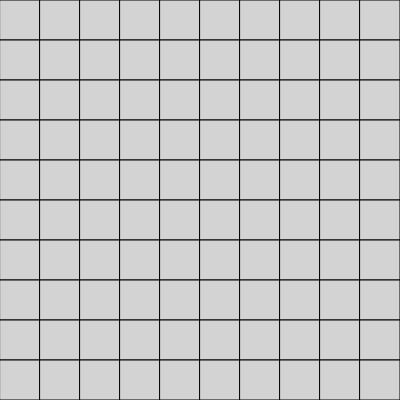
Frame 1 (no input)
Frame 60 (no input): identical to frame 1, image omitted
Frame 120 (the mouse pressed at the canvas centre since frame 60): identical to frame 1, image omitted

The p5.js sketch that drew this single still picture (run headless with seeded random() and noise() and a simulated clock; from frame 60 on, the mouse is pressed at the canvas centre):

// p5.js sketch
// ── sketch.js
let grid;
let restartButton;
let widthInput;
let heightInput;
let numMinesInput;





function mouseClicked(ev) {
  let clickX = ev.clientX;
  let clickY = ev.clientY;
  
  if (clickX >= 0 && clickY >= 0 && clickX < grid.gridWidth && clickY < grid.gridHeight) {
    grid.handleClickRaw(ev.clientX, ev.clientY);
  } else {
    print("click outside of grid");
  }
  ev.preventDefault();
}

function doubleClicked(ev) {
  let clickX = ev.clientX;
  let clickY = ev.clientY;
  
  if (clickX >= 0 && clickY >= 0 && clickX < grid.gridWidth && clickY < grid.gridHeight) {
    grid.handleDoubleClickRaw(ev.clientX, ev.clientY);
  }
  ev.preventDefault();
}

function mouseRightClicked(ev) {
  grid.handleRightClickRaw(ev.clientX,ev.clientY);
}

function reset() {
  print(heightInput.value(), typeof heightInput.value())
  let numCellsX = parseInt(widthInput.value());
  let numCellsY = parseInt(heightInput.value());
  let numMines = parseInt(numMinesInput.value());
  print("numCellsX", numCellsX);
  let cellWidth = min(width / numCellsX, height / numCellsY);
  grid = new Grid(numCellsX,numCellsY,numMines);
  grid.draw();
}

function restartButtonClicked() {
  print("restart button clicked")
  reset();
}

function setup() {
  createCanvas(400, 400);
  restartButton = createButton("New Game!");
  restartButton.mouseClicked(restartButtonClicked);
  let widthInputDiv = createDiv("Width:");
  widthInput = createInput(10, "number");
  widthInput.parent = widthInputDiv;
  
  let heightInputDiv = createDiv("Height:");
  heightInput = createInput(10, "number");
  heightInput.parent = heightInputDiv;
  
  let numMinesDiv = createDiv("Number of Mines:");
  numMinesInput = createInput(15);
  
  for (let element of document.getElementsByClassName("p5Canvas")) {
    element.addEventListener("contextmenu", (e) => {
      e.preventDefault();
      mouseRightClicked(e);
      
    });
  }
  reset();
}

function draw() {
  background(220);
  grid.draw();
}
// ── cell.js
class Cell {
  constructor(x, y, width, mine, revealed) {
    this.x = x;
    this.y = y;
    this.width = width;
    this.num = 0;
    this.flagged = false;
    
    if (mine === undefined) {
      this.mine = false;
    } else {
      this.mine = mine;
    }
    
    if (revealed === undefined) {
      this.revealed = false
    } else {
      this.revealed = revealed;
    }
    
    this.revealedSurrounding = false;
  }
  
  reveal() {
    this.revealed = true;
  }   
  
  toggleFlag() {
    print("flag");
    this.flagged = !this.flagged;
  }
  
  draw() {
    const mineDiameter = this.width * 0.8;
    push();
    if (this.flagged) {
      fill("indianred")
    } else if (this.revealed && this.mine) {
      fill("red");
    } else if (this.revealed) {
      fill("white");
    } else {
      fill("lightgray");
    }
    rect(this.x, this.y, this.width, this.width);
    pop();
    
    if (this.num > 0 && !this.mine && this.revealed) {
      push();
      fill("red");
      textSize(this.width*0.8);
      text(`${this.num}`, this.x+this.width/4,this.y+(this.width*0.7));
      pop();
    } 
  }
}
// ── grid.js
class Grid {
  constructor(xNum, yNum, numMines, gridWidth, gridHeight) {
    print(xNum, yNum);
    this.xNum = xNum;
    this.yNum = yNum;
    this.numMines = numMines;
    this.gridWidth = gridWidth || width;
    this.gridHeight = gridHeight || height;
    
    this.cells = [];
    
    this.initialize();
  }
  
  get cellWidth() {
    return min(this.gridWidth / this.xNum, this.gridHeight/this.yNum);
  }
  
  initialize() {
    let cWidth = this.cellWidth;
    this.cells = [];
    for (let x = 0; x < this.xNum; x++) {
      let col = [];
      for (let y = 0; y < this.yNum; y++) {
        col.push(new Cell(x*cWidth, y*cWidth, cWidth));
      }
      this.cells.push(col);
    }
    
    // pick the mines
    let cNumMines = 0;
    while (cNumMines < this.numMines) {
      let mineX = floor(random(this.xNum));
      let mineY = floor(random(this.yNum));
      print(this.cells);
      print(mineX);
      print(mineY);
      if (!this.cells[mineX][mineY].mine) {
        this.cells[mineX][mineY].mine = true;
        cNumMines++;
      }
    }
    
    // set the numbers for cells
    for (let x = 0; x < this.xNum; x++) {
      for (let y = 0; y < this.yNum; y++) {
        if (this.cells[x][y].mine) {
          continue;
        }
        let num = 0;
        if (x > 0) {
          num += this.cells[x-1][y].mine ? 1: 0;
          if (y > 0) {
            num += this.cells[x-1][y-1].mine ? 1 : 0;
          }
        }
        if (y > 0) {
          num += this.cells[x][y-1].mine?1:0;
          if (x+1 < this.xNum) {
            num += this.cells[x+1][y-1].mine?1:0;
          }
        }
        if (x+1 < this.xNum) {
          num += this.cells[x+1][y].mine? 1:0;
          
          if (y+1 < this.yNum) {
            num += this.cells[x+1][y+1].mine?1:0;
          }
        }
        if (y+1 < this.yNum) {
          num += this.cells[x][y+1].mine? 1:0;
          if (x > 0) {
            num += this.cells[x-1][y+1].mine? 1: 0;
          }
        }
        this.cells[x][y].num = num;
      }
    }
  }
  draw() {
    for (let col of this.cells) {
      for (let cell of col) {
        cell.draw();
      }
    }
  }
  
  revealSurrounding(x, y) {
    let c = this.cells[x][y];
    print(`revealSurrounding(${x}, ${y}) | c.superRevealed=${c.revealedSurrounding}`)
    
    if (c.revealed && c.num > 0) {
      let numFlags = this.getNumSurroundingFlags(x,y);
      if (c.num == numFlags) {
        if (c.revealedSurrounding) {
          return;
        }
        c.revealedSurrounding = true;
        // we can reveal all non flagged cells surrounding the cell using the handleClick method so if a mine is revealed it ends the game
        for (let nCell of this.getSurroundingCells(x,y)) {
          if (nCell.cell.flagged) {
            continue;
          }
          
          // nCell.cell.reveal();
          this.handleClick(nCell.x, nCell.y);
        }
      }
    }
  }
  
  handleClick(col, row) {
    let x = col;
    let y = row;
    if (x >= 0 && y >= 0 && x < this.xNum && y < this.yNum) {
      if (this.cells[x][y].revealed) {
        this.revealSurrounding(x,y);
        return;
      }
      if (this.cells[x][y].flagged) {
        return;
      }
      this.cells[x][y].reveal();
    }
    if (!this.cells[x][y].mine && this.cells[x][y].num == 0) {
      if (x > 0) {
        if (!this.cells[x-1][y].revealed) {
          this.handleClick(x-1,y);
        }
        if (y > 0) {
          if (!this.cells[x-1][y-1].revealed) {
            this.handleClick(x-1,y-1);
          }
        }
      }
      if (y > 0) {
        if (!this.cells[x][y-1].revealed) {
          this.handleClick(x,y-1);
        }
        if (x+1 < this.xNum) {
          if (!this.cells[x+1][y-1].revealed) {
            this.handleClick(x+1,y-1);
          }
        }
      }
      if (x+1 < this.xNum) {
        if (!this.cells[x+1][y].revealed) {
          this.handleClick(x+1,y);
        }

        if (y+1 < this.yNum) {
          if (!this.cells[x+1][y+1].revealed) {
            this.handleClick(x+1,y+1);
          }  
        }
      }
      if (y+1 < this.yNum) {
        if (!this.cells[x][y+1].revealed) {
          this.handleClick(x,y+1);
        }
        if (x > 0) {
          if (!this.cells[x-1][y+1].revealed) {
            this.handleClick(x-1,y+1);
          }
        }
      }
    }
  }
  
  handleClickRaw(clickX,clickY) {
    let x = floor(clickX / this.cellWidth);
    let y = floor(clickY / this.cellWidth);
    this.handleClick(x,y);
    
  }
  
  getSurroundingCells(x,y) {
    // returns a list of objects of the form {x: col, y: row, cell: cell object}
    const offsets = [
      [-1, -1], [-1, 0], [-1, 1],
      [0, -1],           [0, 1],
      [1, -1], [1, 0], [1, 1]
    ];
    let localCells = []

    for (const [dx, dy] of offsets) {
      const newX = x + dx;
      const newY = y + dy;

      // Check if the new coordinates are within bounds
      if (newX >= 0 && newX < this.xNum && newY >= 0 && newY < this.yNum) {
        let o = {
          x: newX,
          y: newY,
          cell: this.cells[newX][newY]
        };
        localCells.push(o);
      }
    }
    return localCells;
    
  }
  
    
  getSurroundingMines(x, y) {
    const mines = [];

    // Define the relative coordinates of adjacent cells
    const offsets = [
      [-1, -1], [-1, 0], [-1, 1],
      [0, -1],           [0, 1],
      [1, -1], [1, 0], [1, 1]
    ];

    for (const [dx, dy] of offsets) {
      const newX = x + dx;
      const newY = y + dy;

      // Check if the new coordinates are within bounds
      if (newX >= 0 && newX < this.xNum && newY >= 0 && newY < this.yNum) {
        if (this.cells[newX][newY].mine) {
          mines.push(this.cells[newX][newY]);
        }
      }
    }

    return mines;
  }
  
  
  getNumSurroundingMines(col, row) {
    return this.getSurroundingMines().length;
  }
  
  
  getSurroundingFlags(x,y) {
    const flags = [];

    // Define the relative coordinates of adjacent cells
    const offsets = [
      [-1, -1], [-1, 0], [-1, 1],
      [0, -1],           [0, 1],
      [1, -1], [1, 0], [1, 1]
    ];

    for (const [dx, dy] of offsets) {
      const newX = x + dx;
      const newY = y + dy;

      // Check if the new coordinates are within bounds
      if (newX >= 0 && newX < this.xNum && newY >= 0 && newY < this.yNum) {
        if (this.cells[newX][newY].flagged) {
          flags.push(this.cells[newX][newY]);
        }
      }
    }

    return flags;
  }
  
  getNumSurroundingFlags(col, row) {
    return this.getSurroundingFlags(col, row).length;
  }
  
  
  
  handleDoubleClick(col, row) {
    let x = col;
    let y = row;
    if (x >= 0 && y >= 0 && x < this.xNum && y < this.yNum) {
      if (!this.cells[x][y].revealed) {
        return;
      }
      let mines = this.getSurroundingMines(x,y);
      
      
    }
  }
  
  handleDoubleClickRaw(clickX, clickY) {
    let x = floor(clickX / this.cellWidth);
    let y = floor(clickY / this.cellWidth);
    this.handleDoubleClick(x,y);
  }
  
  handleRightClick(col, row) {
    let x = col;
    let y = row;
    print("right click", x,y);
    
    if (x >= 0 && y >= 0 && x < this.xNum && y < this.yNum) {
      let cell = this.cells[x][y];
      if (!cell.revealed) {
        cell.toggleFlag();
      }
    }
    
    

  }
  
  handleRightClickRaw(clickX, clickY) {
    let x = floor(clickX / this.cellWidth);
    let y = floor(clickY / this.cellWidth);
    this.handleRightClick(x,y);
  }
}
